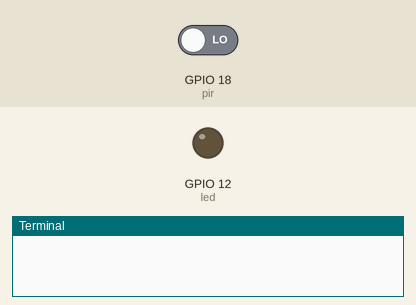
Recording of a program running on a simulated Raspberry Pi (BCM pin numbers). Parts: output pins drawn as LEDs (lit = HIGH), the last lines printed to the terminal. Inputs (shaded band) come from the test bench; at power-on: GPIO 18 (pir) LOW.

Above: at 1.2 s.
1.3 s: GPIO 18 (pir) driven HIGH
At 2.5 s:
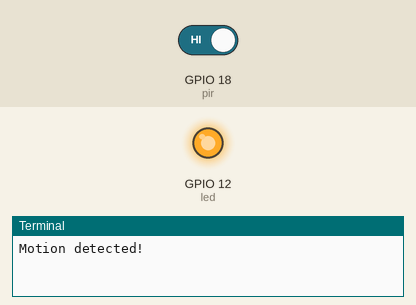
2.8 s: GPIO 18 (pir) driven LOW
At 3.7 s:
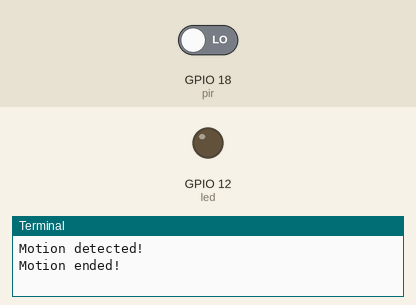
Timing chart, 0 to 5.8 s (numbered marks = the images above; inputs shaded):
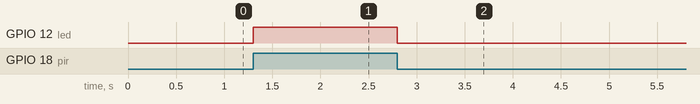

Measured:
- after the input at 1.3 s, GPIO 12 (led): LOW → HIGH at once
- after the input at 2.8 s, GPIO 12 (led): HIGH → LOW at once

The program:

09_motion_sensor.py
```python
import board
import digitalio

LED_PIN = board.D12
PIR_PIN = board.D18

pir = digitalio.DigitalInOut(PIR_PIN)
pir.direction = digitalio.Direction.INPUT

led = digitalio.DigitalInOut(LED_PIN)
led.direction = digitalio.Direction.OUTPUT

old_value = pir.value

while True:
    pir_value = pir.value
    if pir_value:
        # PIR is detecting movement! Turn on LED.
        led.value = True
        # Check if this is the first time movement was
        # detected and print a message!
        if not old_value:
            print('Motion detected!')
    else:
        # PIR is not detecting movement. Turn off LED.
        led.value = False
        # Again check if this is the first time movement
        # stopped and print a message.
        if old_value:
            print('Motion ended!')
    old_value = pir_value
```
